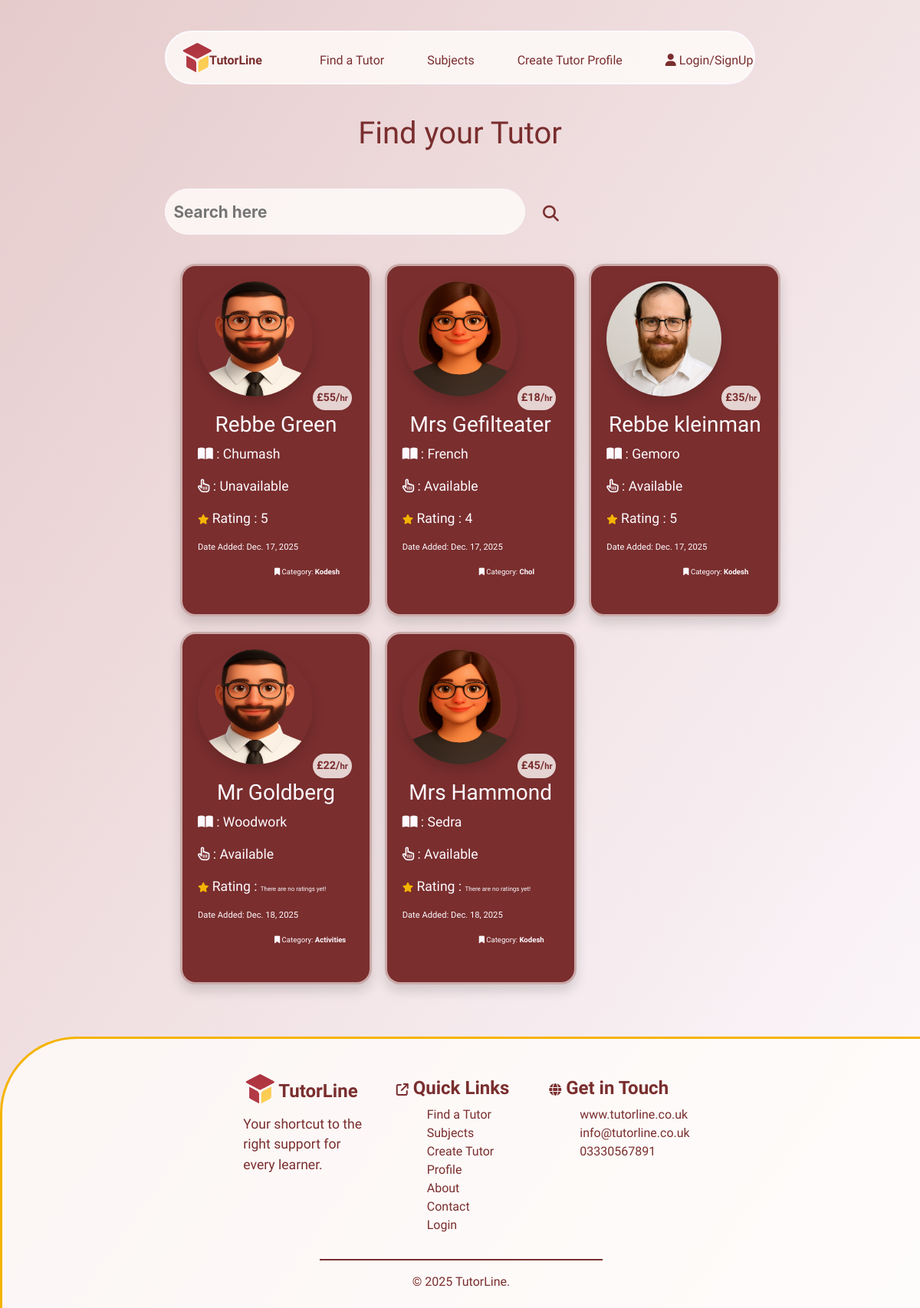
Page /tutors/ on the earlier database version.
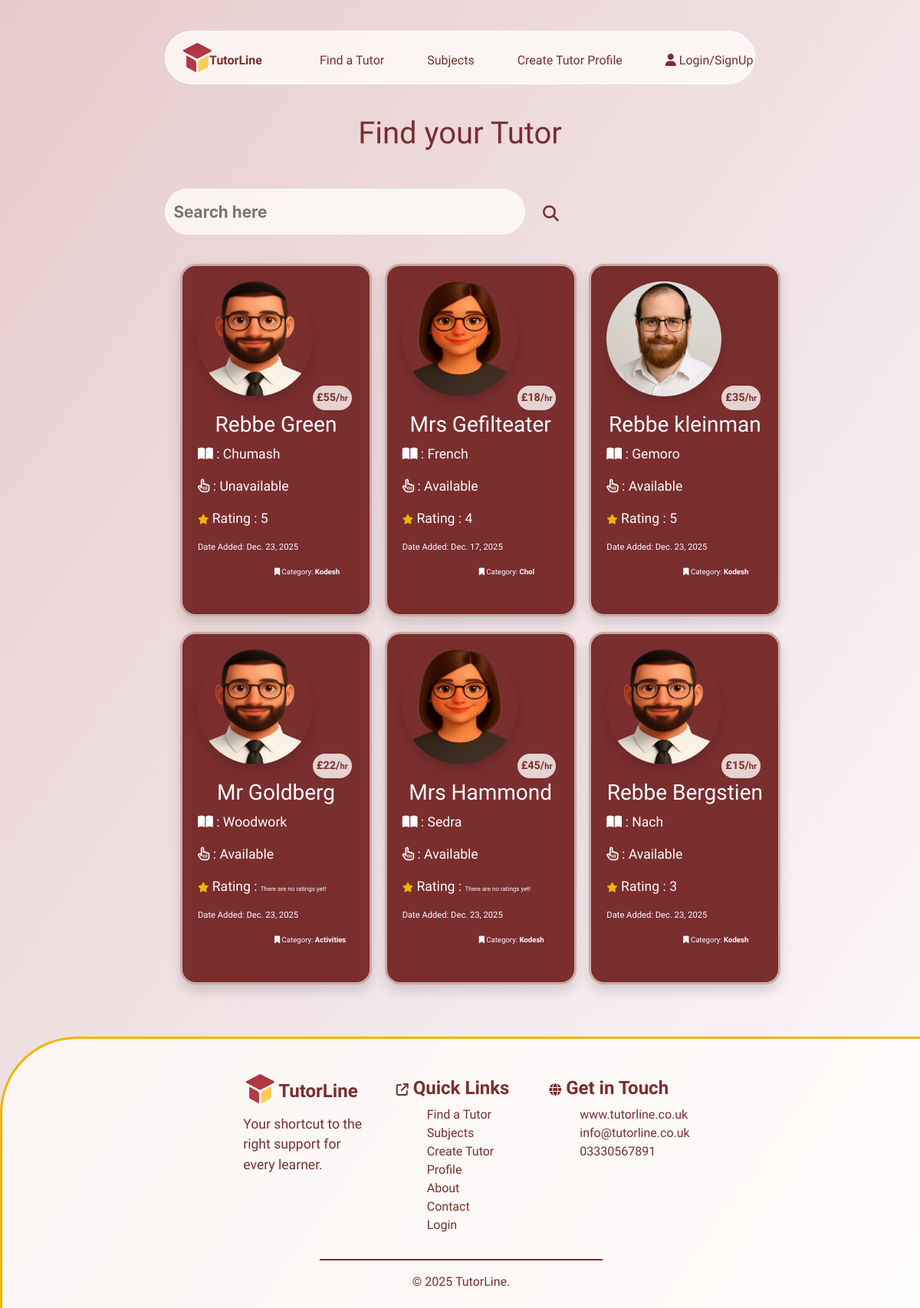
Same page on the later database version.
### tutors/models.py (models this page shows, shortened)
class Tutors(models.Model):
    name = models.CharField(max_length=254)
    location = models.ForeignKey('Location', null=True, blank=True,
                                 on_delete=models.SET_NULL)
    category = models.ForeignKey('Category', null=True, blank=True,
                                 on_delete=models.SET_NULL)
    date_added = models.DateField(auto_now=True)
    subject = models.CharField(max_length=254)
    price = models.IntegerField()
    active = models.BooleanField(default=True)
    description = models.TextField()
    email = models.EmailField()
    phone = models.CharField(max_length=14)
    rating = models.IntegerField(default=0)
    reviews = models.TextField(blank=True, null=True)
    image = models.ImageField(blank=True, null=True)
    is_male = models.BooleanField()
    color_1 = models.IntegerField(default=rand)
    color_2 = models.IntegerField(default=rand)
    color_3 = models.IntegerField(default=rand)

class Category(models.Model):
    class Meta:
        verbose_name_plural = "Categories"
    name = models.CharField(max_length=254)
    def __str__(self):
        return self.name

### tutors/views.py (the view)
# urls.py: path('tutors/', include('tutors.urls'))
def tutors(request):
    tutors = Tutors.objects.all()
    context = {'tutors': tutors}
    return render(request, 'tutors/tutors.html', context)

### tutors/templates/tutors/tutors.html (shortened to what this page needs)
{% extends "base.html" %}
{% load static %}
{% block extracss%}
<link rel="stylesheet" href="{% static 'css/tutors.css' %}">
{% endblock %}
{% block content %}
    <h1>Find your Tutor</h1>
    <div class="container-fluid mt-5">
        <div class="row">
            <div class="col-1 col-md-2"></div>
            <div class="col-10 col-md-5">
                <div class="search-bar">
                    <input type="text" class="search-input" placeholder="Search here">
                    <button class="btn"><i class="fas fa-search"></i></button>
                </div>
            </div>
            <div class="col-1 col-md-5"></div>
        </div>
    </div>
    <section class="mt-5">
        <div class="container-fluid">
            <div class="row">
                <div class="col-1 col-md-2"></div>
                <div class="col-10 col-md-8">
                    <div class="row">
                        {% for tutor in tutors %}
                        <div class="col-12 col-md-6 col-lg-4">
                            <a href="{% url 'tutor_details' tutor.id %}">
                                <div class="tutor-card shadow">
                                    {% if tutor.is_male == True %}
                                    {% if tutor.image %}
                                    <img src="{{ tutor.image.url }}" class="image shadow" alt="{{ tutor.name }}">
                                    {% else %}
                                    <img src="/media/placeholder_male2.png" class="image shadow" alt="{{ tutor.name }}">
                                    {% endif %}
                                    {% else %}
                                    <img src="/media/placeholder_female.png" class="image shadow" alt="{{ tutor.name }}">
                                    {% endif %}
                                    <p class="price-stamp">£{{ tutor.price }}/<span class="per-hr">hr</span></p>
                                    <div class="details">
                                        <h3>{{ tutor.name }}</h3>
                                        <p><i class="fa-solid fa-book-open"></i> : {{ tutor.subject }}</p>
                                        <p>
                                            <i class="fa-regular fa-hand-pointer"></i>
                                             : {% if tutor.active == True %}Available{% else %}Unavailable{% endif %}
                                        </p>
                                        <p>
                                            <i class="fa-solid fa-star stars"></i> Rating : {% if tutor.rating == 0 %} <span class="no-rating">There are no ratings yet!</span>{% else %}{{ tutor.rating }}{% endif %}
                                        </p>
                                        <p class="date-tag">Date Added: {{ tutor.date_added }}</p>
                                        <p class="category-tag"><i class="fa-solid fa-bookmark"></i> Category: <strong>{{ tutor.category }}</strong></p>
                                    </div>
                                </div>
                            </a>
                        </div>
                        {% endfor %}
                    </div>
                </div>
                <div class="col-1 col-md-2"></div>
            </div>
        </div>
    </section>
{% endblock %}

### templates/base.html (shortened to what this page needs)
{% load static %}
<!doctype html>
<html lang="en">
  <head>
    {% block corecss %}
        <link rel="stylesheet" href="{% static 'css/base.css' %}">
        <link rel="stylesheet" href="{% static 'css/mobile-base.css' %}">
        <link rel="stylesheet" href="{% static 'css/buttons.css' %}">
        <link rel="stylesheet" href="https://cdnjs.cloudflare.com/ajax/libs/font-awesome/6.6.0/css/all.min.css">
        <link rel="stylesheet" href="https://cdnjs.cloudflare.com/ajax/libs/font-awesome/6.6.0/css/all.min.css">
        <link rel="stylesheet" href="https://cdn.jsdelivr.net/npm/bootstrap@4.6.2/dist/css/bootstrap.min.css">
    {% endblock %}
    {% block extracss%}
    {% endblock %}
  </head>
  <body>
    <header>
      <div class="container-fluid">
        <div class="row above-nav"></div>
        <div class="row">
          <div class="col-1 col-lg-2"></div>
          <div class="col-10 col-lg-8" id="nav">
            <ul class="d-none d-md-block nav nav-desktop">
              <li><a href="{% url 'home' %}">
                <img src="/media/logo.png" alt="logo" class="logo"><span class="logo-txt">TutorLine</span>
              </a></li>
              <span class="nav-options">
                <li class="nav-select"><a href="{% url 'tutors' %}">Find a Tutor</a></li>
                <li class="nav-select"><a href="#subjects">Subjects</a></li>
                <li class="nav-select"><a href="">Create Tutor Profile</a></li>
                <li class="sign-in nav-select">
                  {% if request.user.is_authenticated %}
                  <p><strong>Hi!</strong> {{ user.username }}</p>
                  <div id="sign-in-dropdown">
                    {% if user.is_authenticated and user.is_superuser %}
                      <p class="nav-select"><a href="/admin/">Admin</a></p>
                    {% endif %}
                   <button class="nav-select btn logout-btn" onclick="revealLogout()">Logout</button>
                  </div>
                  {% else %}
                  <i class="fa-solid fa-user"></i>
                   <a href="{% url 'account_login' %}">Login/SignUp</a>
                  {% endif %}
                </li>
              </span>
            </ul>
          </div>
          <div class="col-1 col-lg-2"></div>
        </div>
      </div>
    </header>
    {% block content %}
    {% endblock %}
    <footer>
      <div class="container-fluid footer-area mt-5">
        <div class="row">
          <div class="col-1 col-lg-3"></div>
          <div class="col-3 col-lg-2 me-3">
            <a href="">
              <h4><img src="/media/logo.png" alt="logo" class="footer-logo">
                <strong>TutorLine</strong>
              </h4>
            </a>
            <p>Your shortcut to the right support for every learner.</p>
          </div>
          <div class="col-4 col-lg-2">
            <h4>
              <span class="h6"><i class="fa-solid fa-arrow-up-right-from-square"></i></span>
              <strong>Quick Links</strong>
            </h4>
            <ul class="footer-list">
              <li><a href="{% url 'tutors' %}">Find a Tutor</a></li>
              <li><a href="#subjects">Subjects</a></li>
              <li><a href="">Create Tutor Profile</a></li>
              <li><a href="">About</a></li>
              <li><a href="">Contact</a></li>
              {% if request.user.is_authenticated %}
              <li><a href="#nav" role="button" onclick="revealLogout()">Logout</a></li>
              {% else %}
              <li><a href="{% url 'account_login' %}">Login</a></li>
              {% endif %}
            </ul>
          </div>
          <div class="col-3 col-lg2">
            <h4>
              <span class="h6"><i class="fa-solid fa-globe"></i></span>
              <strong>Get in Touch</strong>
            </h4>
            <ul class="footer-list">
              <li>www.tutorline.co.uk</li>
              <li>info@tutorline.co.uk</li>
              <li>03330567891</li>
            </ul>
          </div>
          <div class="col-1 col-lg3"></div>
        </div>
        <div class="row ftr-row">
          <div class="col-4"></div>
          <div class="col-4 text-center">
            <hr>
            &copy; 2025 TutorLine.
          </div>
          <div class="col-4"></div>
        </div>
      </div>
    </footer>
  </body>
</html>

### static/css/base.css (style rules this page uses)
:root { --light-clr:#fdfaff; --opaque:rgba(122, 46, 46, 0.8); --comp-opaque:rgba(122, 46, 46, 0); --drk-clr:#7a2e2e; --ylw-clr:#F4B400; --ylw-opaque:rgba(244, 180, 0, 0.6); --light-opaque:rgba(255, 253, 250, 0.8); --light-opaque-1:rgba(255, 253, 250, 0.6); --light-opaque-2:rgba(255, 253, 250, 0.4); --main-font:"Schibsted Grotesk", sans-serif; }
a { text-decoration: none !important; color: inherit !important; outline: none !important; text-underline-offset: 10px; }
hr { border:solid 0.5px var(--drk-clr) !important; }
html body { background-image: linear-gradient(to bottom right, #e6cbcb, var(--light-clr)); }
.above-nav { margin-top:10px; height:30px; position:relative; z-index: 4; }
.nav-desktop { height:70px; }
.nav { color:var(--drk-clr); background-color:var(--light-opaque); padding-top:18px; border-radius: 9999px; border:solid 2px var(--light-clr); position: relative; z-index: 4; font-family:var(--main-font); }
.logo { width:40px; height:40px; position:relative; bottom:5px; left:20px; z-index: 4; }
.logo-txt { font-weight: 800; position:relative; top:0; left:16px; }
.nav-options { list-style: none; display:flex; gap:3.5rem; }
.nav-options { position: relative; left:200px; bottom:33px; color:var(--drk-clr) }
.footer-area { position: relative; z-index: 5; color:var(--drk-clr); background-color: var(--light-opaque); padding:50px; border-top:var(--ylw-clr) solid 3px; border-left:var(--ylw-clr) solid 3px; border-top-left-radius: 100px; height:auto; font-family: var(--main-font); }
.footer-logo { width:40px; height:40px; position:relative; bottom:5px; left:2px; z-index: 4; }
.footer-list { list-style: none; }
footer ul { flex-direction: column; flex-wrap: wrap; gap:0; }
footer li { margin: 0 !important; }
.ftr-row { height:30px; }

### static/css/tutors.css (style rules this page uses)
h1 { text-align: center; font-family: var(--main-font); color:var(--drk-clr); margin-top: 40px; }
.search-bar { height:50px; width:100%; color:var(--drk-clr); font-weight: bold; font-size: 1.3rem; }
.search-bar .btn { color:var(--drk-clr); font-weight: bold; font-size: 1.3rem; position: relative; left:480px; bottom:60px; }
.search-input { border:solid 1px var(--light-clr); color:var(--drk-clr); font-weight: bold; border-radius: 40px; height: 60px; width:100%; display: block; margin-bottom: 0.5em; outline: none; box-shadow: none; padding: 0.5em; background-color: var(--light-opaque); }
.tutor-card { width:250px; height:460px; position: relative; z-index: 20; left:20px; background-color: var(--drk-clr); font-family: var(--main-font); padding:20px; border:solid 3px var(--light-opaque-1); border-radius: 20px; color:var(--light-clr); cursor: pointer; margin-bottom:20px; }
.image { display: flex; justify-content:center; width:150px; height:150px; border-radius: 50%; position: relative; }
.price-stamp { position:absolute; bottom:250px; left:170px; z-index: 10; padding:5px; font-size: 0.9rem; border-radius: 20px; font-weight: 700; background-color: var(--light-opaque); color:var(--drk-clr); }
.per-hr { font-size: 0.7rem; }
.details { position: relative; top:20px; }
h3 { text-align: center; }
p { font-size: 1.1rem; }
.date-tag { font-size: 0.7rem; }
.no-rating { font-size: 0.5rem; }
.stars { font-size: 0.8rem; color:var(--ylw-clr); }
.category-tag { font-size: 0.6rem; position: relative; left:100px; }

Differences in the rows shown:
changed Tutors "Rebbe Green": date_added "Dec. 17, 2025" → "Dec. 23, 2025"
changed Tutors "Rebbe kleinman": date_added "Dec. 17, 2025" → "Dec. 23, 2025"
changed Tutors "Mr Goldberg": date_added "Dec. 18, 2025" → "Dec. 23, 2025"
changed Tutors "Mrs Hammond": date_added "Dec. 18, 2025" → "Dec. 23, 2025"
added Tutors: is_male True (drawn), price "15", name "Rebbe Bergstien", subject "Nach", active "Available", rating "3", date_added "Dec. 23, 2025", category "Kodesh"
